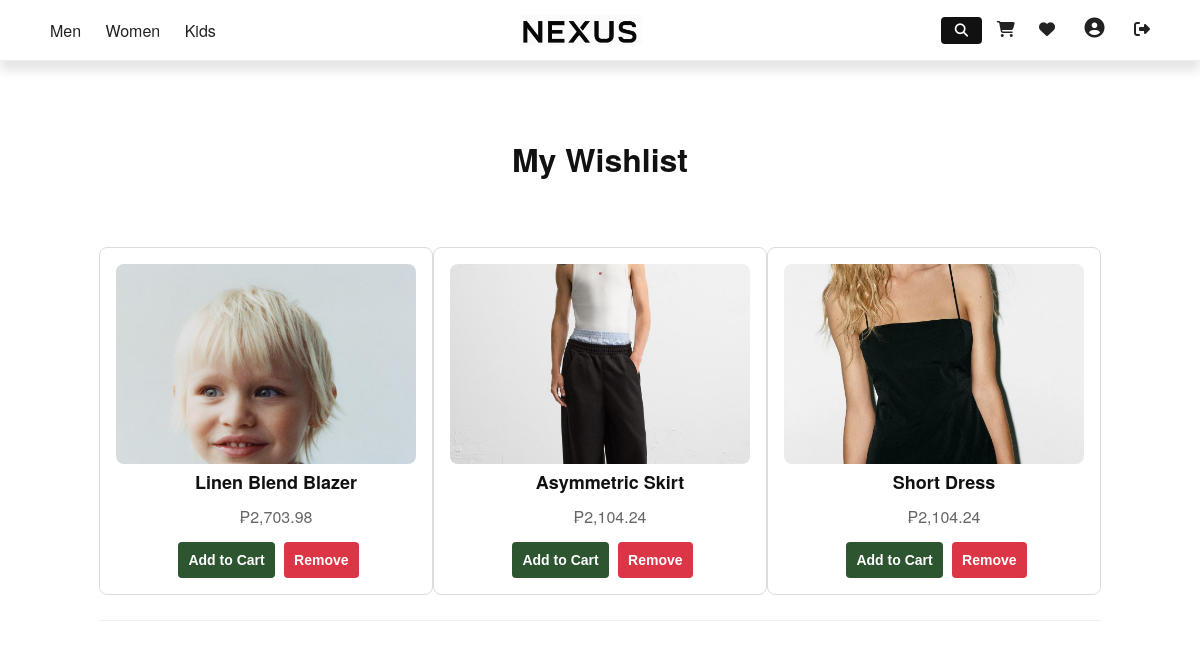
Before: /pages/wishlist.php (signed in) with the older database file.
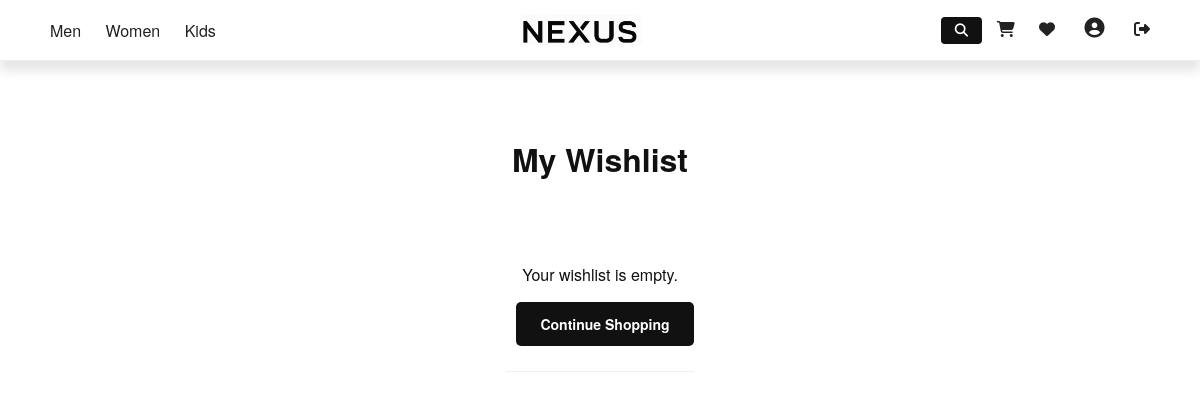
After: the same page with the newer database file.
### tables this page shows
CREATE TABLE `wishlist` (
  `id` int(11) NOT NULL,
  `user_id` int(11) DEFAULT NULL,
  `product_code` varchar(20) DEFAULT NULL
);

CREATE TABLE `products` (
  `product_code` varchar(20) NOT NULL,
  `name` varchar(255) NOT NULL,
  `description` text DEFAULT NULL,
  `price` decimal(10,2) NOT NULL,
  `category` enum('women','men','kids') NOT NULL,
  `image_url` varchar(255) NOT NULL
);

### pages/wishlist.php (the view, shortened to what this page needs)
<?php
include("../includes/database.php");
include("../includes/header.php");
$user_id = $_SESSION['user_id'] ?? null;
$sql = "
  SELECT
    w.product_code,
    p.name,
    p.price,
    p.image_url,
    p.description
  FROM wishlist AS w
  JOIN products AS p
    ON w.product_code = p.product_code
  WHERE w.user_id = ?
";
$stmt = $conn->prepare($sql);
$stmt->bind_param("i", $user_id);
$stmt->execute();
$result = $stmt->get_result();
$wishlist_items = $result->fetch_all(MYSQLI_ASSOC);
?>
<!DOCTYPE html>
<html lang="en">
<head>
    <link rel="stylesheet" href="../assets/css/cart.css">
</head>
<body>
    <div class="cart-container">
        <br><br><br>
        <h2>My Wishlist</h2>
        <div class="cart-item">
            <?php if (!empty($wishlist_items)): ?>
            <?php foreach ($wishlist_items as $item): ?>
            <div class="wishlist-item">
                <div class="wishlist-left">
                    <a href="product.php?code=<?= urlencode($item['product_code']) ?>">
                        <img src="../<?= htmlspecialchars($item['image_url']) ?>"
                            alt="<?= htmlspecialchars($item['name']) ?>" class="wishlist-img">
                    </a>
                    <div class="item-details">
                        <h3><?= htmlspecialchars($item['name']) ?></h3>
                        <p class="price">₱<?= number_format($item['price'], 2) ?></p>
                    </div>
                </div>
                <div class="wishlist-actions">
                    <form method="POST" action="../functions/add_to_cart.php">
                        <button type="submit" class="btn btn-primary">Add to Cart</button>
                    </form>
                    <form method="POST">
                        <button type="submit" name="remove_item" class="btn btn-danger"
                            onclick="return confirm('Remove this item from wishlist?')">
                            Remove
                        </button>
                    </form>
                </div>
            </div>
            <?php endforeach; ?>
            <?php else: ?>
            <div class="wishlist-empty">
                <p>Your wishlist is empty.</p>
                <a href="<?= htmlspecialchars($_SERVER['HTTP_REFERER'] ?? 'index.php') ?>"
                    class="btn btn-primary">Continue Shopping</a>
            </div>
            <?php endif; ?>
        </div>
    </div>
</body>
</html>

Changed rows visible on the page:
removed wishlist: product_code.name (picture), product_code.name "Linen Blend Blazer", product_code.price "2,703.98"
removed wishlist: product_code.image_url (picture), product_code.name "Asymmetric Skirt", product_code.price "2,104.24"
removed wishlist: product_code.image_url (picture), product_code.name "Short Dress", product_code.price "2,104.24"
Other visible differences:
text now shown: "Your wishlist is empty. Continue Shopping"
